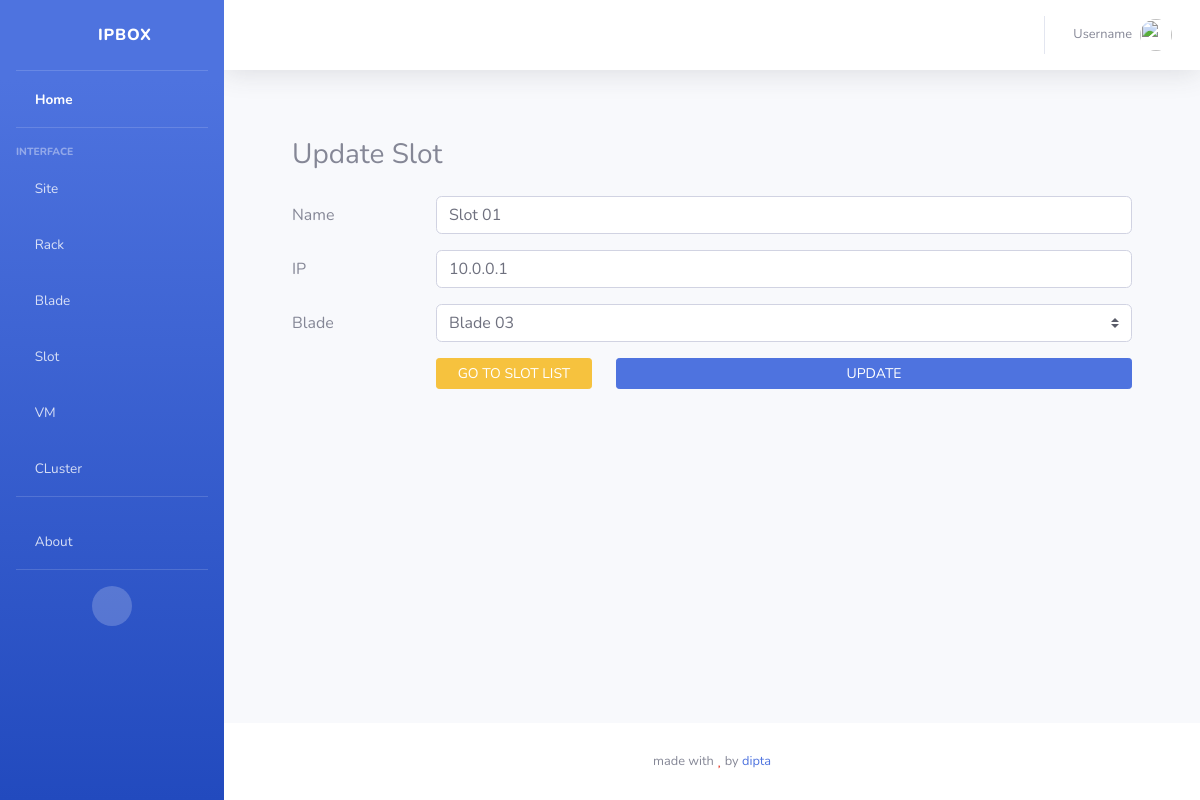
/slots/update/1, run on the app's committed database.
### slotapp/models.py (models this page shows, shortened)
class Slot(models.Model):
  name    = models.CharField(max_length=128)
  ip      = models.GenericIPAddressField()
  blade   = models.ForeignKey(Blade, related_name="slots", on_delete=models.CASCADE)
  class Meta:
    verbose_name_plural = "Slots"

### bladeapp/models.py (models this page shows, shortened)
class Blade(models.Model):
  name    = models.CharField(max_length=128)
  ip      = models.GenericIPAddressField()
  rack    = models.ForeignKey(Rack, related_name="blades", on_delete=models.CASCADE)
  class Meta:
    verbose_name_plural = "Blades"

### slotapp/views.py (the view, shortened to what this page needs)
# urls.py: path('update/<id>', views.slotUpdate, name='slot_update'),
def slotUpdate(request, id):
  slot = Slot.objects.get(pk=id)
  context = {
    'slot': slot,
    'blades': Blade.objects.all()
  }
  return render(request, 'slotapp/slot_update.html', context=context)

### slotapp/templates/slotapp/slot_update.html (shortened to what this page needs)
{% extends 'sbadmin/base.html' %} {% load static %} {% block content %}
<div class="card-body">
  <div class="container my-4">
    <h3 class="my-4">Update Slot</h3>
    <form method="POST" action="{% url 'slotapp:slot_update' slot.id %}">
      <div class="form-group row">
        <label for="slotname" class="col-sm-2 col-form-label">Name</label>
        <div class="col">
          <input
            type="text"
            class="form-control"
            value="{{ slot.name }}"
            id="slotname"
            name="slotname"
            required
          />
        </div>
      </div>
      <div class="form-group row">
        <label for="slotip" class="col-sm-2 col-form-label">IP</label>
        <div class="col">
          <input
            type="text"
            class="form-control"
            value="{{ slot.ip }}"
            id="slotip"
            name="slotip"
            required
          />
        </div>
      </div>
      <div class="form-group row">
        <label for="blade" class="col-sm-2 col-form-label">Blade</label>
        <div class="col">
          <select class="custom-select" id="blade" name="blade" required>
            {% for blade in blades %}
              <option value="{{ blade.id }}" {% if slot.blade.id == blade.id %} selected {% endif %}>{{ blade.name }}</option>
            {% endfor %}
          </select>
        </div>
      </div>
      <div class="form-group row">
        <div class="col-sm-2"></div>
        <div class="col">
          <div class="row">
            <div class="col-3">
              <a href="{% url 'slotapp:slots' %}" class="btn btn-warning btn-sm btn-block">
                GO TO SLOT LIST
              </a>
            </div>
            <div class="col">
              <button type="submit" class="btn btn-primary btn-sm btn-block">
                UPDATE
              </button>
            </div>
          </div>
        </div>
      </div>
    </form>
  </div>
</div>
{% endblock content %}

### data on the page
Slot: slotname "Slot 01", slotip "10.0.0.1", blade "Blade 03"
